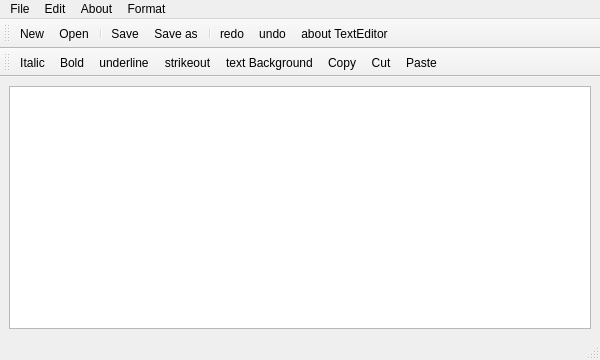
<?xml version="1.0" encoding="UTF-8"?>
<ui version="4.0">
 <class>texteditor</class>
 <widget class="QMainWindow" name="texteditor">
  <property name="geometry">
   <rect>
    <x>0</x>
    <y>0</y>
    <width>600</width>
    <height>360</height>
   </rect>
  </property>
  <property name="windowTitle">
   <string>texteditor</string>
  </property>
  <widget class="QWidget" name="centralwidget">
   <layout class="QHBoxLayout" name="horizontalLayout">
    <item>
     <widget class="QTextEdit" name="textEdit"/>
    </item>
   </layout>
  </widget>
  <widget class="QStatusBar" name="statusbar"/>
  <widget class="QMenuBar" name="menubar">
   <property name="geometry">
    <rect>
     <x>0</x>
     <y>0</y>
     <width>600</width>
     <height>21</height>
    </rect>
   </property>
   <widget class="QMenu" name="menuFile">
    <property name="title">
     <string>File</string>
    </property>
    <addaction name="actionNew"/>
    <addaction name="actionOpen"/>
    <addaction name="separator"/>
    <addaction name="actionSave"/>
    <addaction name="actionSave_as"/>
   </widget>
   <widget class="QMenu" name="menuEdit">
    <property name="title">
     <string>Edit</string>
    </property>
    <addaction name="actionCut"/>
    <addaction name="actionCopy"/>
    <addaction name="actionPaste"/>
    <addaction name="separator"/>
    <addaction name="actionredo"/>
    <addaction name="actionundo"/>
   </widget>
   <widget class="QMenu" name="menuAbout">
    <property name="title">
     <string>About</string>
    </property>
    <addaction name="actionabout_TextEditor"/>
   </widget>
   <widget class="QMenu" name="menuFormat">
    <property name="title">
     <string>Format</string>
    </property>
    <addaction name="actionItalic"/>
    <addaction name="actionBold"/>
    <addaction name="actionunderline"/>
    <addaction name="actionstrikeout"/>
    <addaction name="actiontext_Background"/>
   </widget>
   <addaction name="menuFile"/>
   <addaction name="menuEdit"/>
   <addaction name="menuAbout"/>
   <addaction name="menuFormat"/>
  </widget>
  <widget class="QToolBar" name="toolBar">
   <property name="windowTitle">
    <string>toolBar</string>
   </property>
   <property name="autoFillBackground">
    <bool>false</bool>
   </property>
   <attribute name="toolBarArea">
    <enum>TopToolBarArea</enum>
   </attribute>
   <attribute name="toolBarBreak">
    <bool>false</bool>
   </attribute>
   <addaction name="actionNew"/>
   <addaction name="actionOpen"/>
   <addaction name="separator"/>
   <addaction name="actionSave"/>
   <addaction name="actionSave_as"/>
   <addaction name="separator"/>
   <addaction name="actionredo"/>
   <addaction name="actionundo"/>
   <addaction name="actionabout_TextEditor"/>
  </widget>
  <widget class="QToolBar" name="toolBar_2">
   <property name="windowTitle">
    <string>toolBar_2</string>
   </property>
   <attribute name="toolBarArea">
    <enum>TopToolBarArea</enum>
   </attribute>
   <attribute name="toolBarBreak">
    <bool>true</bool>
   </attribute>
   <addaction name="actionItalic"/>
   <addaction name="actionBold"/>
   <addaction name="actionunderline"/>
   <addaction name="actionstrikeout"/>
   <addaction name="actiontext_Background"/>
   <addaction name="actionCopy"/>
   <addaction name="actionCut"/>
   <addaction name="actionPaste"/>
  </widget>
  <action name="actionNew">
   <property name="icon">
    <iconset>
     <normaloff>new.png</normaloff>new.png</iconset>
   </property>
   <property name="text">
    <string>New</string>
   </property>
  </action>
  <action name="actionOpen">
   <property name="icon">
    <iconset>
     <normaloff>open.png</normaloff>open.png</iconset>
   </property>
   <property name="text">
    <string>Open</string>
   </property>
  </action>
  <action name="actionSave">
   <property name="icon">
    <iconset>
     <normaloff>save.png</normaloff>save.png</iconset>
   </property>
   <property name="text">
    <string>Save</string>
   </property>
  </action>
  <action name="actionSave_as">
   <property name="icon">
    <iconset>
     <normaloff>save as.png</normaloff>save as.png</iconset>
   </property>
   <property name="text">
    <string>Save as</string>
   </property>
  </action>
  <action name="actionCut">
   <property name="icon">
    <iconset>
     <normaloff>cut.png</normaloff>cut.png</iconset>
   </property>
   <property name="text">
    <string>Cut</string>
   </property>
  </action>
  <action name="actionCopy">
   <property name="icon">
    <iconset>
     <normaloff>copy.png</normaloff>copy.png</iconset>
   </property>
   <property name="text">
    <string>Copy</string>
   </property>
  </action>
  <action name="actionPaste">
   <property name="icon">
    <iconset>
     <normaloff>paste.png</normaloff>paste.png</iconset>
   </property>
   <property name="text">
    <string>Paste</string>
   </property>
  </action>
  <action name="actionredo">
   <property name="icon">
    <iconset>
     <normaloff>redo.png</normaloff>redo.png</iconset>
   </property>
   <property name="text">
    <string>redo</string>
   </property>
  </action>
  <action name="actionundo">
   <property name="icon">
    <iconset>
     <normaloff>undo.png</normaloff>undo.png</iconset>
   </property>
   <property name="text">
    <string>undo</string>
   </property>
  </action>
  <action name="actionabout_TextEditor">
   <property name="icon">
    <iconset>
     <normaloff>about.png</normaloff>about.png</iconset>
   </property>
   <property name="text">
    <string>about TextEditor</string>
   </property>
  </action>
  <action name="actionItalic">
   <property name="icon">
    <iconset>
     <normaloff>italic.png</normaloff>italic.png</iconset>
   </property>
   <property name="text">
    <string>Italic</string>
   </property>
  </action>
  <action name="actionBold">
   <property name="icon">
    <iconset>
     <normaloff>bold.png</normaloff>bold.png</iconset>
   </property>
   <property name="text">
    <string>Bold</string>
   </property>
  </action>
  <action name="actionunderline">
   <property name="icon">
    <iconset>
     <normaloff>underline.png</normaloff>underline.png</iconset>
   </property>
   <property name="text">
    <string>underline</string>
   </property>
  </action>
  <action name="actionstrikeout">
   <property name="icon">
    <iconset>
     <normaloff>strikeout.png</normaloff>strikeout.png</iconset>
   </property>
   <property name="text">
    <string>strikeout</string>
   </property>
  </action>
  <action name="actiontext_Background">
   <property name="icon">
    <iconset>
     <normaloff>color.png</normaloff>color.png</iconset>
   </property>
   <property name="text">
    <string>text Background </string>
   </property>
  </action>
  <action name="actionbackground_color">
   <property name="text">
    <string>background color</string>
   </property>
  </action>
  <action name="actiontext_size">
   <property name="text">
    <string>text size</string>
   </property>
  </action>
 </widget>
 <resources/>
 <connections/>
</ui>
